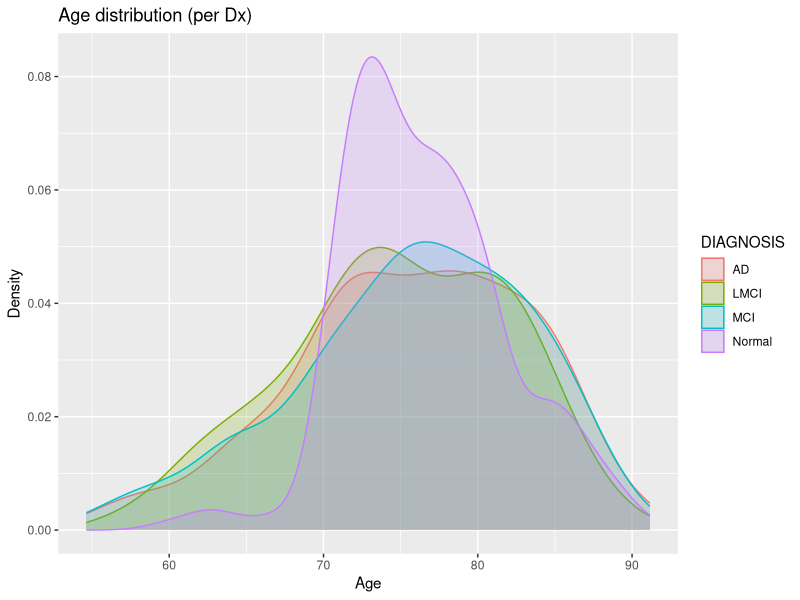

Generate this figure with R:
## ---- chunk 1
results <- read.csv( 'Data/adniThicknessResultsSubjectSpace.csv' )

results$FIELD_STRENGTH <- as.numeric( results$FIELD_STRENGTH )
results$DIAGNOSIS <- as.factor( results$DIAGNOSIS )

numberOfStudies <- nrow( results )
numberOfRecalledStudies <- length( which( results$RECALLED == 1 ) )  # 579

resultsEdited <- results[which( results$RECALLED == 0 ),]

cat( "Total number of studies = ", numberOfStudies, " (", numberOfRecalledStudies, " recalled).\n", sep = '' )
cat( "\nDemographics for non-recalled studies:\n" )

# accumulated demographics for each time point
timePoints <- c( 'ADNI1 Screening', 'ADNI1 Baseline', 'ADNI1/GO Month 6',
  'ADNI1/GO Month 12', 'ADNI1/GO Month 18', 'ADNI1/GO Month 24', 'ADNI1/GO Month 36' )
# other time points are "Unscheduled" (index = 495) and "No Visit Defined" (index = 670)

for( q in timePoints )
  {
  cat( "  \n   ", q, "\n", sep = '' )
  resultsEditedAtTimePoint <- resultsEdited[which( results$VISIT == q ),]

  numberOfMales <- length( which( resultsEditedAtTimePoint$GENDER == 'M' ) )
  numberOfFemales <- length( which( resultsEditedAtTimePoint$GENDER == 'F' ) )
  cat( "    = ", numberOfMales + numberOfFemales, sep = '' )
  cat( " (m=", numberOfMales, ", f=", numberOfFemales, ")\n", sep = '' )
  }
cat( "\n(Other time descriptors are \"Unscheduled\" (index = 495) and \"No Visit Defined\" (index = 670).\n" )

## ---- chunk 2
results <- read.csv( 'Data/adniThicknessResultsSubjectSpace.csv' )

results$FIELD_STRENGTH <- as.numeric( results$FIELD_STRENGTH )
results$DIAGNOSIS <- as.factor( results$DIAGNOSIS )

numberOfStudies <- nrow( results )
numberOfRecalledStudies <- length( which( results$RECALLED == 1 ) )

resultsEdited <- results[which( results$RECALLED == 0 ),]

cat( "Total number of studies = ", numberOfStudies, " (", numberOfRecalledStudies, " recalled).\n", sep = '' )
cat( "\nDemographics for non-recalled studies:\n" )

# accumulated demographics for each time point
timePoints <- c( 'ADNI1 Screening', 'ADNI1 Baseline', 'ADNI1/GO Month 6',
  'ADNI1/GO Month 12', 'ADNI1/GO Month 18', 'ADNI1/GO Month 24', 'ADNI1/GO Month 36' )
# other time points are "Unscheduled" (index = 495) and "No Visit Defined" (index = 670)

for( q in timePoints )
  {
  cat( "  \n   ", q, "\n", sep = '' )
  resultsEditedAtTimePoint <- resultsEdited[which( results$VISIT == q ),]

  numberOfLowerFieldStrength <- length( which( resultsEditedAtTimePoint$FIELD_STRENGTH < 2.0 &
                                               resultsEditedAtTimePoint$FIELD_STRENGTH > 1.0 ) )
  numberOfUpperFieldStrength <- length( which( resultsEditedAtTimePoint$FIELD_STRENGTH < 4.0 &
                                               resultsEditedAtTimePoint$FIELD_STRENGTH > 2.0 ) )
  cat( "    ~1.5 T = ", numberOfLowerFieldStrength,
       ", ~3.0 T = ", numberOfUpperFieldStrength, "\n", sep = '' )
  }
## ---- chunk 3
library( ggplot2 )

results <- read.csv( 'Data/adniThicknessResultsSubjectSpace.csv' )

results$FIELD_STRENGTH <- as.numeric( results$FIELD_STRENGTH )
results$DIAGNOSIS <- as.factor( results$DIAGNOSIS )
results$GENDER <- as.factor( results$GENDER )

numberOfStudies <- nrow( results )
numberOfRecalledStudies <- length( which( results$RECALLED == 1 ) )  # 579

resultsEdited <- results[which( results$RECALLED == 0 ),]

timePoints <- c( 'ADNI1 Screening', 'ADNI1 Baseline', 'ADNI1/GO Month 6',
  'ADNI1/GO Month 12', 'ADNI1/GO Month 18', 'ADNI1/GO Month 24', 'ADNI1/GO Month 36' )

uniqueIDs <- unique( resultsEdited$ID )
diagnosisLevels <- levels( resultsEdited$DIAGNOSIS )

naVector <- rep( NA, length( uniqueIDs ) )

resultsTimePoints <- data.frame( ID = uniqueIDs,
                                 SCREENING = naVector, BASELINE = naVector,
                                 MONTH_6 = naVector, MONTH_12 = naVector,
                                 MONTH_18 = naVector, MONTH_24 = naVector,
                                 MONTH_36 = naVector )
resultsDiagnosis <- data.frame( ID = uniqueIDs,
                                 SCREENING = naVector, BASELINE = naVector,
                                 MONTH_6 = naVector, MONTH_12 = naVector,
                                 MONTH_18 = naVector, MONTH_24 = naVector,
                                 MONTH_36 = naVector )

for( i in 1:length( uniqueIDs ) )
  {
  indices <- which( resultsEdited$ID == uniqueIDs[i] )
  for( j in indices )
    {
    resultsTimePoints[i, 1 + which( timePoints == resultsEdited$VISIT[j] )] = j
    resultsDiagnosis[i, 1 + which( timePoints == resultsEdited$VISIT[j] )] = diagnosisLevels[resultsEdited$DIAGNOSIS[j]]
    }
  }

# check to see if any subjects change diagnosis over the image acquisition period

initialDiagnosis <- c()
gender <- c()
age <- c()

for( i in 1:length( uniqueIDs ) )
  {
  subjectDiagnosis <- resultsDiagnosis[i,2:8]

  indices <- which( resultsEdited$ID == uniqueIDs[i] )

  initialDiagnosis[i] <- NA
  gender[i] <- resultsEdited$GENDER[indices[1]];
  age[i] <- resultsEdited$AGE[indices[1]]
  for( j in 1:length( subjectDiagnosis ) )
    {
    if( !is.na( subjectDiagnosis[j] ) && is.na( initialDiagnosis[i] ) )
      {
      initialDiagnosis[i] <- unlist( subjectDiagnosis[j] )
      } else if( !is.na( subjectDiagnosis[j] ) && initialDiagnosis[i] != subjectDiagnosis[j] ) {
      cat( as.character( resultsDiagnosis$ID[i] ), " -> ", unlist( subjectDiagnosis ), "\n" )
      }
    }
  }

diagnoses <- c( 'Normal', 'MCI', 'LMCI', 'AD' )

for( dx in diagnoses )
  {
  subjects <- which( initialDiagnosis == dx )
  numberOfMales <- length( which( gender[subjects] == 1 ) )
  numberOfFemales <- length( which( gender[subjects] == 2 ) )

  cat( "Number of ", dx, " = ", length( subjects ), " (m=", numberOfMales, ", f=", numberOfFemales, ")", "\n\n", sep = '' )
  }

initialDiagnosisDF <- data.frame( AGE = age, GENDER = gender, DIAGNOSIS = initialDiagnosis )

png( filename = "./Figures/initialDiagnosis.png", width = 8, height = 5, units = "in", res = 100 )
diagnosisPlot <- ggplot( initialDiagnosisDF, aes( AGE, ..density.., colour = DIAGNOSIS, fill = DIAGNOSIS ) ) +
  labs( x = "Age", y = "Density", title = "Age distribution (per Dx)" ) +
  geom_density( alpha = 0.2 )
print( diagnosisPlot )
x <- dev.off()
